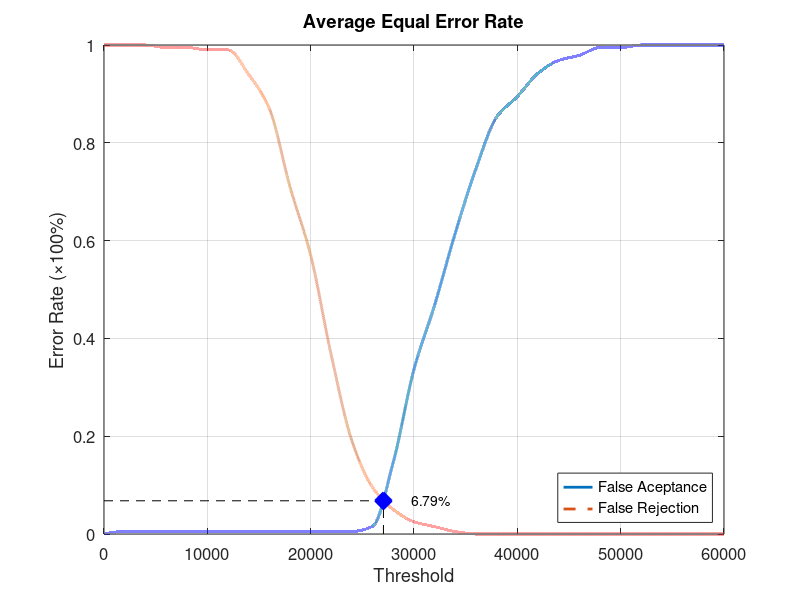
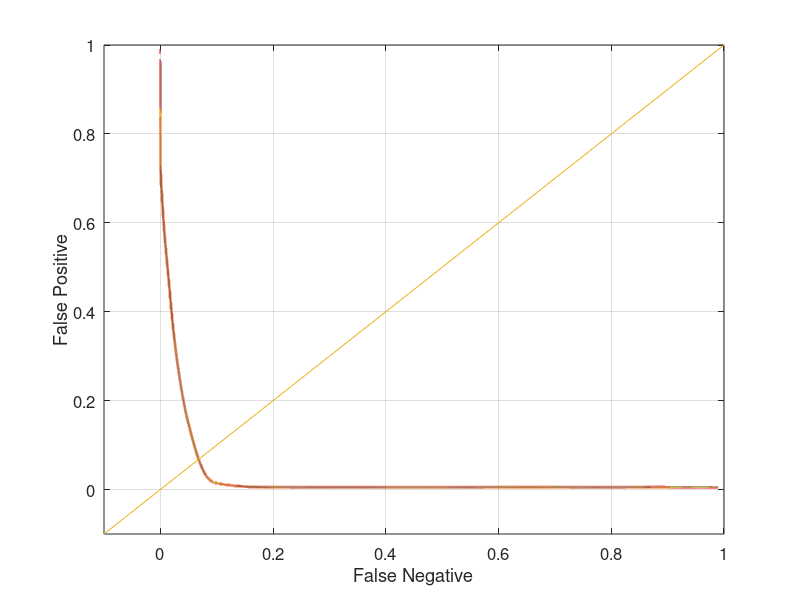

The MATLAB script that drew these images, in order:
function yEER = Database4_2
close all;
clear;
clc;
x = 0:2000:60000;
xq = 0:0.5:60000;

y0 = [0 0.00526316 0.00526316 0.00526316 0.00526316 0.00526316 0.00526316 0.00526316 0.00526316 0.00526316 0.00526316 0.00526316 0.00526316 0.0157895 0.147368 0.336842 0.468421 0.615789 0.747368 0.852632 0.894737 0.942105 0.968421 0.978947 0.994737 0.994737 1 1 1 1 1];
yy0 = interp1(x, y0, xq, 'pchip');
y1 = [1 1 1 0.995 0.995 0.99 0.99 0.94 0.87 0.71 0.57 0.365 0.19 0.095 0.05 0.025 0.015 0.005 0 0 0 0 0 0 0 0 0 0 0 0 0];
yy1 = interp1(x, y1, xq, 'pchip');

% Calculating EER: 
y2 = abs(y0 - y1);
find(y2 == min(y2))
yy2 = abs(yy0 - yy1);
xEER = find(yy2 == min(yy2));
xEERIndex = xq(xEER) % X-axis EER
yEER = yy0(xEER) % Y-axis EER

main = figure
plot(xq, yy0,'-','LineWidth', 2);	hold on
plot(xq, yy1,'--','LineWidth', 2);	hold on
plot([xEERIndex xEERIndex], [0 yEER], 'k--');	hold on
plot([0 xEERIndex], [yEER yEER], 'k--');	hold on
plot(xEERIndex, yEER, 'bx', 'LineWidth', 10);	hold on
text(xEERIndex + 10 * xEERIndex / 100, yEER, [num2str(round((10000 * yEER)) / 100) '%'])
legend('False Aceptance', 'False Rejection', 'Location', 'SouthEast')
xlabel('Threshold')
ylabel('Error Rate (\times100%)')
title('Average Equal Error Rate')
set(gca, 'FontSize', 12)
axis([0 60000 0 1])
grid on

print(main, 'Database4_2Main', '-dpng');
FNRxFPR = figure('Color', [1 1 1]);
plot(yy1, yy0, '-', yy1, yy0, 'LineWidth', 2);
hold on
y = -0.1:0.1:1
plot(y, y); 
set(gca, 'FontSize', 12)
xlabel('False Negative')
ylabel('False Positive')
axis([-0.1 1 -0.1 1])
set(gca, 'FontSize', 12)
grid on

print(FNRxFPR, 'Database4_2FNRxFPR','-dpng');
end
